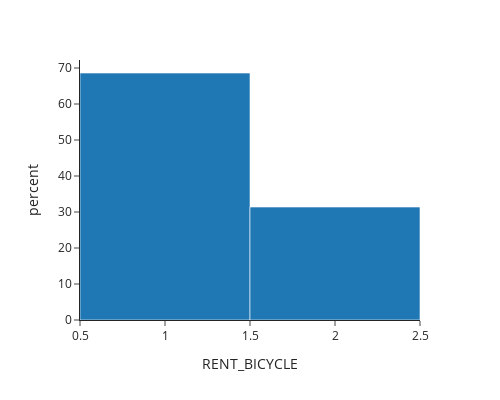

Source (notebook cell):
### Markdown cell above
If access distance is between 0.5 to 1 km, then 68.6% are willing to use bicycle for access trip only

### Code cell
df1=df.loc[(df['ACCESS_DIS_B']==2)]
df1=df1.loc[(df1['RENT_BICYCLE']==1) | (df1['RENT_BICYCLE'] ==2)]
print(df1.shape)
px.histogram(data_frame=df1,x='RENT_BICYCLE',histnorm='percent',width=500, height=400, template="simple_white",category_orders={"RENT_BICYCLE":["Access only","Egress only"]})

### Figure 1 — Plotly figure (JSON) as saved in the notebook; plotly's stock layout.template omitted (floating-point values rounded to 4 significant figures; data arrays with more than 128 entries replaced by an {"elided": "..."} marker saying what was removed)
{"data": [{"alignmentgroup": "True", "bingroup": "x", "histnorm": "percent", "hovertemplate": "RENT_BICYCLE=%{x}<br>percent=%{y}<extra></extra>", "legendgroup": "", "marker": {"color": "#1F77B4", "pattern": {"shape": ""}}, "name": "", "offsetgroup": "", "orientation": "v", "showlegend": false, "type": "histogram", "x": {"elided": "137 int values"}, "xaxis": "x", "yaxis": "y"}], "layout": {"barmode": "relative", "height": 400, "legend": {"tracegroupgap": 0}, "margin": {"t": 60}, "width": 500, "xaxis": {"anchor": "y", "categoryarray": ["Access only", "Egress only"], "categoryorder": "array", "domain": [0, 1], "title": {"text": "RENT_BICYCLE"}}, "yaxis": {"anchor": "x", "domain": [0, 1], "title": {"text": "percent"}}}}
